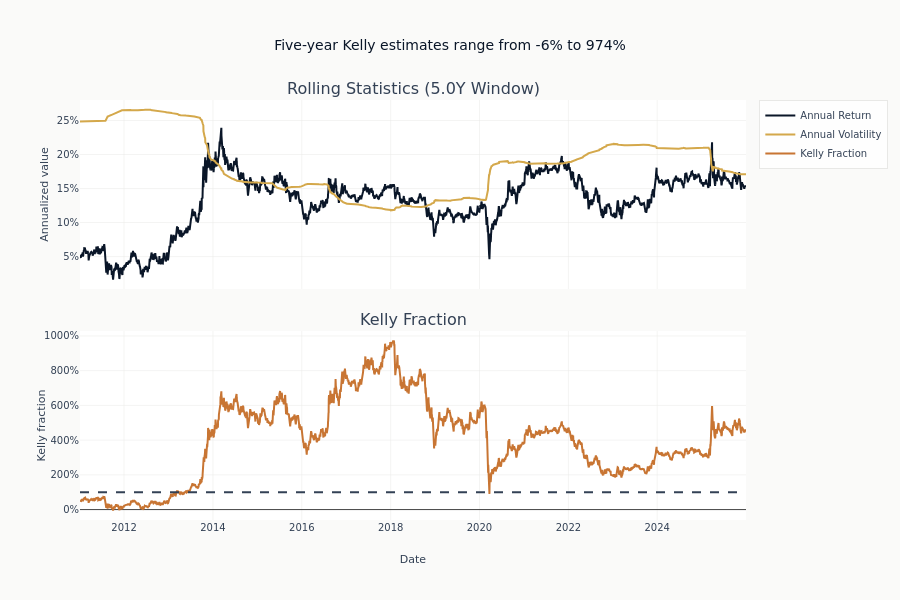

Notebook cell for this chart:
### Code cell
fig.update_xaxes(title_text="Date", row=2, col=1)
fig.update_yaxes(title_text="Annualized value", tickformat=".0%", row=1, col=1)
fig.update_yaxes(title_text="Kelly fraction", tickformat=".0%", row=2, col=1)
fig.update_layout(
    height=600,
    title=(
        f"Five-year Kelly estimates range from {np.min(kelly_values):.0%} "
        f"to {np.max(kelly_values):.0%}"
    ),
)
fig.show()

print("\nKelly Fraction Statistics:")
print(f"  Mean: {np.mean(kelly_values):.1%}")
print(f"  Std:  {np.std(kelly_values):.1%}")
print(f"  Min:  {np.min(kelly_values):.1%}")
print(f"  Max:  {np.max(kelly_values):.1%}")

### Figure 1 — Plotly figure (JSON) as saved in the notebook; plotly's stock layout.template omitted (floating-point values rounded to 4 significant figures; data arrays with more than 128 entries replaced by an {"elided": "..."} marker saying what was removed)
{"data": [{"line": {"color": "#0a1628"}, "name": "Annual Return", "type": "scatter", "x": {"elided": "3771 str values"}, "xaxis": "x", "y": {"elided": "3771 float values"}, "yaxis": "y"}, {"line": {"color": "#D4A84B"}, "name": "Annual Volatility", "type": "scatter", "x": {"elided": "3771 str values"}, "xaxis": "x", "y": {"elided": "3771 float values"}, "yaxis": "y"}, {"line": {"color": "#C87533"}, "name": "Kelly Fraction", "type": "scatter", "x": {"elided": "3771 str values"}, "xaxis": "x2", "y": {"elided": "3771 float values"}, "yaxis": "y2"}], "layout": {"annotations": [{"font": {"size": 16}, "showarrow": false, "text": "Rolling Statistics (5.0Y Window)", "x": 0.5, "xanchor": "center", "xref": "paper", "y": 1.0, "yanchor": "bottom", "yref": "paper"}, {"font": {"size": 16}, "showarrow": false, "text": "Kelly Fraction", "x": 0.5, "xanchor": "center", "xref": "paper", "y": 0.45, "yanchor": "bottom", "yref": "paper"}], "height": 600, "shapes": [{"line": {"color": "#334155", "dash": "dash"}, "type": "line", "x0": 0, "x1": 1, "xref": "x2 domain", "y0": 1.0, "y1": 1.0, "yref": "y2"}], "title": {"text": "Five-year Kelly estimates range from -6% to 974%"}, "xaxis": {"anchor": "y", "domain": [0.0, 1.0], "matches": "x2", "showticklabels": false}, "xaxis2": {"anchor": "y2", "domain": [0.0, 1.0], "title": {"text": "Date"}}, "yaxis": {"anchor": "x", "domain": [0.55, 1.0], "tickformat": ".0%", "title": {"text": "Annualized value"}}, "yaxis2": {"anchor": "x2", "domain": [0.0, 0.45], "tickformat": ".0%", "title": {"text": "Kelly fraction"}}}}
